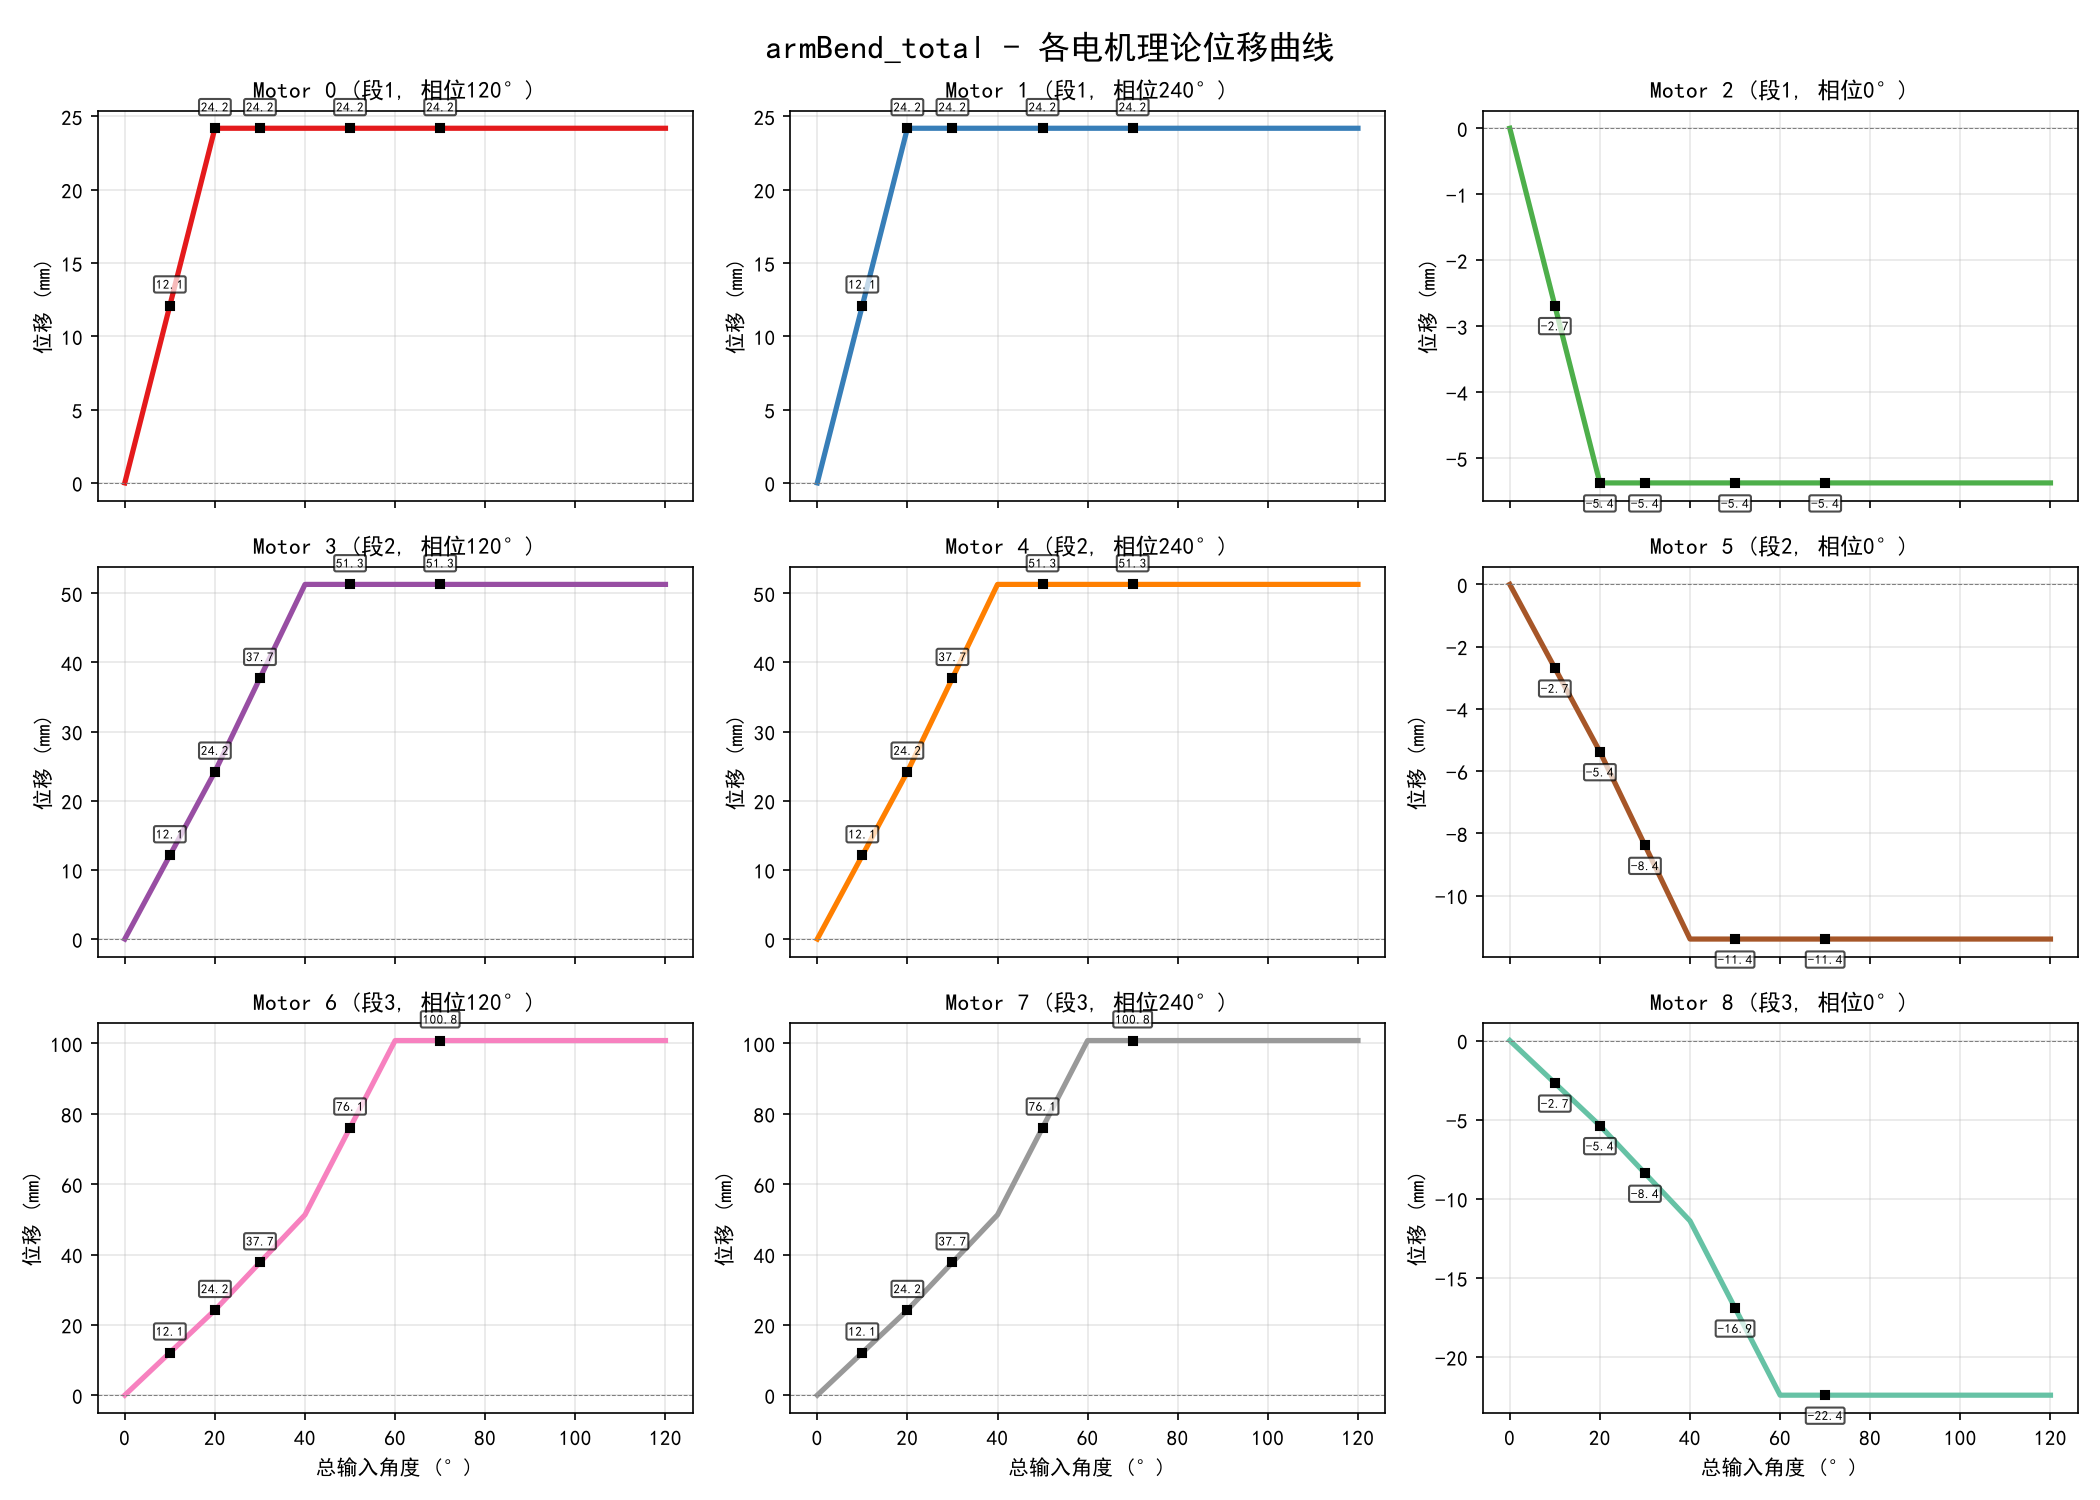

Here is the Python script that generated this plot:
"""
armBend_total(dir, total_angle) 各电机位移曲线
复现最新 C 代码完整逻辑：
  1. 总角度按曲率 9:0:1 分配到三段（段2=0，暂关闭）
  2. 每段独立补偿系数 (段1:a=1.0,b=-0.005, 段2:a=1.63(未用), 段3:a=3.0,b=-0.03)
  3. tendon_limit = SEG_LENGTH[i] / ((1+R_BIAS) * R[i])  每段独立行程
  4. calculate_L 计算 9 根驱动丝位移
"""
import numpy as np
import matplotlib.pyplot as plt

plt.rcParams['font.sans-serif'] = ['SimHei', 'Microsoft YaHei']
plt.rcParams['axes.unicode_minus'] = False

# ========== 机械参数 ==========
R = [70, 75, 80]
pi = np.pi

# 肌腱行程限值（mm）：压缩侧M2/5/8的物理限
SEG_LENGTH = [25.0, 28.0, 51.2]
R_BIAS = 0.8  # 中心杆偏置系数
TENDON_LIMITS_DEG = [SEG_LENGTH[i] / ((1 - 0.07) * R[i]) * 180 / pi for i in range(3)]

# ===== 分段式角度分配参数 =====
# 0~20°: 段1独立, 段2=段3=0
# 20~40°: 段1=22.0°(clamp), 段2独立, 段3=0
# 40~60°: 段1=22.0°(clamp), 段2=23.0°(clamp), 段3独立
# 这样保证20°时M0=M3=M6≈24.2mm, 40°时M3=M6≈51.3mm, 60°时M6≈100.8mm
SEG_INPUT_LIMIT = [20, 20, 20]  # 每段独立输入的触限角度
# 线性补偿系数 A = limit_deg / SEG_INPUT_LIMIT （每段20°输入正好到限位）
A = [TENDON_LIMITS_DEG[i] / SEG_INPUT_LIMIT[i] for i in range(3)]
B = [0.0, 0.0, 0.0]  # 纯线性，精确到达限位点

# (旧RATIO相关变量标记废弃，仅保留供图注显示)
RATIO = [1.0, 0, 0]  # 占位

# ========== 模型函数 ==========

def tendon_compensation(seg, angle_deg):
    """复现 tendonCompensation(seg, val): 每段独立 a/b"""
    cmd = A[seg] * angle_deg + B[seg] * angle_deg ** 2
    #cmd = np.clip(cmd, MIN_RATIO * angle_deg, MAX_RATIO * angle_deg)
    # 安全底线（设计上不应触发）
    cmd = min(cmd, TENDON_LIMITS_DEG[seg])
    return cmd

def calculate_dL(model_theta, phi=0, r_bias=None):
    """复现 kinematic.c calculate_L 完整逻辑
    model_theta: 每段模型输入角度（度）
    phi: 旋转角（度）
    r_bias: 动态中心杆偏置系数，None 则用全局 R_BIAS
    返回 deltaL[9]（mm）
    """
    if r_bias is None:
        r_bias = R_BIAS
    theta_rad = np.deg2rad(model_theta)
    phi_rad = np.deg2rad(phi)
    re = r_bias * np.cos(phi_rad)
    dL = np.zeros(9)
    dL[0] = -(1+re)*R[0]*theta_rad[0]*np.cos(phi_rad + 2*pi/3)
    dL[1] = -(1+re)*R[0]*theta_rad[0]*np.cos(phi_rad + 4*pi/3)
    dL[2] = -(1-re)*R[0]*theta_rad[0]*np.cos(phi_rad)
    dL[3] = dL[0] - (1+re)*R[1]*theta_rad[1]*np.cos(phi_rad + 2*pi/3)
    dL[4] = dL[1] - (1+re)*R[1]*theta_rad[1]*np.cos(phi_rad + 4*pi/3)
    dL[5] = dL[2] - (1-re)*R[1]*theta_rad[1]*np.cos(phi_rad)
    dL[6] = dL[3] - (1+re)*R[2]*theta_rad[2]*np.cos(phi_rad + 2*pi/3)
    dL[7] = dL[4] - (1+re)*R[2]*theta_rad[2]*np.cos(phi_rad + 4*pi/3)
    dL[8] = dL[5] - (1-re)*R[2]*theta_rad[2]*np.cos(phi_rad)
    return dL

calc_dL = calculate_dL  # alias for direct calls


CIRCLE_BOOST = 1.0  # 画圆整体弯曲放大系数


def phi_compensation(phi_deg):
    """画圆合力矩补偿系数（未使用——实际物理中补偿会削弱强方向导致半圆）
    保留函数仅用于分析，画圆循环不再调用
    """
    pass  # 不再使用


def arm_bend_total(total_deg, phi=0):
    """分段式 armBend_total:
    0~20°: 段1独占, 段2=段3=0
    20~40°: 段1=22°(已触限), 段2独占剩余, 段3=0
    40~60°: 段1=22°, 段2=23°, 段3独占剩余
    >>> 保证限位点 M0=24.2@20°, M3=51.3@40°, M6=100.8@60°
    """
    rem = total_deg
    seg_input = [0.0, 0.0, 0.0]
    for i in range(3):
        take = min(rem, SEG_INPUT_LIMIT[i])
        seg_input[i] = take
        rem -= take
        if rem <= 0:
            break

    model_theta = np.zeros(3)
    for i in range(3):
        if seg_input[i] > 0:
            cmd = tendon_compensation(i, seg_input[i])
            model_theta[i] = min(cmd, TENDON_LIMITS_DEG[i])
        else:
            model_theta[i] = 0.0

    dL = calculate_dL(model_theta, phi)
    return seg_input, model_theta, dL

# ========== 计算 ==========
angles = np.arange(0, 121, 1)
phi = 0

# 存储结果
seg_dist = np.zeros((3, len(angles)))  # 分配角度
model_theta_all = np.zeros((3, len(angles)))  # clamp后模型输入
deltaL_all = np.zeros((9, len(angles)))
cmd_all = np.zeros((3, len(angles)))  # clamp前补偿值

for i, t in enumerate(angles):
    seg_d, model, dL = arm_bend_total(t, phi)
    seg_dist[:, i] = seg_d
    model_theta_all[:, i] = model
    deltaL_all[:, i] = dL
    # 重新算clamp前补偿值
    for s in range(3):
        cmd_all[s, i] = tendon_compensation(s, seg_d[s])

# ========== 图1: 弯曲过程总览 (2x2) ==========
fig1, axes1 = plt.subplots(2, 2, figsize=(14, 10))
fig1.suptitle('armBend_total 三段耦合补偿 (曲率9:0:1, 各段独立a/b补偿)', fontsize=15)

# 左上：三段补偿后 model_theta vs 分配角度
ax = axes1[0, 0]
colors_seg = ['#e41a1c', '#377eb8', '#4daf4a']
for s in range(3):
    ax.plot(angles, seg_dist[s], '--', color=colors_seg[s], lw=1.5, alpha=0.6,
            label=f'段{s+1}分配({RATIO[s]:.1%})')
    ax.plot(angles, model_theta_all[s], '-', color=colors_seg[s], lw=2.5,
            label=f'段{s+1}模型输入.clamp{TENDON_LIMITS_DEG[s]}°')
for lim in TENDON_LIMITS_DEG:
    ax.axhline(y=lim, color='gray', ls=':', alpha=0.3)
ax.plot(70, model_theta_all[0][70], 'ko', ms=5)
ax.annotate(f'{model_theta_all[0][70]:.0f}°', (70, model_theta_all[0][70]),
            xytext=(5,5), textcoords='offset points', fontsize=8)
ax.set_xlabel('总输入角度 (°)')
ax.set_ylabel('角度 (°)')
ax.set_title('模型输入分配 (补偿后 clamp)')
ax.legend(fontsize=7)
ax.grid(True, alpha=0.3)

# 右上：补偿系数 vs 三段的 clip 效果
ax = axes1[0, 1]
for s in range(3):
    factor = np.where(angles > 0, cmd_all[s] / np.maximum(seg_dist[s], 0.001), 1.0)
    ax.plot(angles, factor, color=colors_seg[s], lw=2, label=f'段{s+1}补偿系数')
    # 标注 clamp 段
    clip_mask = cmd_all[s] > TENDON_LIMITS_DEG[s]
    if np.any(clip_mask):
        first_clip = np.where(clip_mask)[0][0]
        ax.axvline(x=angles[first_clip], color=colors_seg[s], ls=':', alpha=0.5)
ax.axhline(y=1.0, color='gray', lw=0.8)
ax.set_xlabel('总输入角度 (°)')
ax.set_ylabel('补偿系数')
ax.set_title('补偿系数（虚线=触限点）')
ax.legend(fontsize=7)
ax.grid(True, alpha=0.3)

# 左下：三段的补偿值 vs clamp
ax = axes1[1, 0]
for s in range(3):
    ax.plot(angles, cmd_all[s], '--', color=colors_seg[s], lw=1.5, alpha=0.5,
            label=f'段{s+1}补偿(未限)')
    ax.plot(angles, model_theta_all[s], '-', color=colors_seg[s], lw=2.5,
            label=f'段{s+1}clamp后')
ax.axhline(y=TENDON_LIMITS_DEG[0], color='gray', ls=':', alpha=0.3)
ax.set_xlabel('总输入角度 (°)')
ax.set_ylabel('角度 (°)')
ax.set_title('补偿前后对比')
ax.legend(fontsize=7)
ax.grid(True, alpha=0.3)

# 右下：M0 M2 M5 M8 位移
ax = axes1[1, 1]
for m_idx, m_label, color in [(0, 'M0', 'r'), (2, 'M2', 'b'), (5, 'M5', 'g'), (8, 'M8', 'orange')]:
    ax.plot(angles, deltaL_all[m_idx], color=color, lw=2, label=m_label)
ax.set_xlabel('总输入角度 (°)')
ax.set_ylabel('deltaL (mm)')
ax.set_title('关键电机位移')
ax.legend(fontsize=9)
ax.grid(True, alpha=0.3)

plt.tight_layout()
plt.savefig('armBend_overview.png', dpi=150)

# ========== 图2: 各电机独立位移曲线 (3x3) ==========
fig2, axes2 = plt.subplots(3, 3, figsize=(14, 10), sharex=True)
fig2.suptitle('armBend_total - 各电机理论位移曲线', fontsize=16)

colors9 = ['#e41a1c', '#377eb8', '#4daf4a',
           '#984ea3', '#ff7f00', '#a65628',
           '#f781bf', '#999999', '#66c2a5']
seg_map = [0, 0, 0, 1, 1, 1, 2, 2, 2]
phase_offsets_deg = [120, 240, 0] * 3

for m in range(9):
    ax = axes2[m // 3][m % 3]
    ax.plot(angles, deltaL_all[m], '-', color=colors9[m], lw=2.5)
    ax.axhline(y=0, color='gray', ls='--', lw=0.5)
    ax.set_title(f'Motor {m} (段{seg_map[m]+1}, 相位{phase_offsets_deg[m]}°)', fontsize=11)
    ax.set_ylabel('位移 (mm)')
    ax.grid(True, alpha=0.3)
    for ang in [0, 10, 20, 30, 50, 70]:
        if ang < len(angles):
            val = deltaL_all[m][ang]
            if abs(val) > 0.1:
                ax.plot(ang, val, 's', color='black', markersize=4, zorder=5)
                ax.annotate(f'{val:.1f}', (ang, val),
                           xytext=(0, 8 if val >= 0 else -12),
                           textcoords='offset points',
                           fontsize=6, ha='center', fontweight='bold',
                           bbox=dict(boxstyle='round,pad=0.15', facecolor='white', alpha=0.7))

for ax in axes2[2]:
    ax.set_xlabel('总输入角度 (°)')

plt.tight_layout()
plt.savefig('armRotate_curves.png', dpi=150)

# ========== 图3: 补偿分析 ==========
fig3, axes3 = plt.subplots(2, 2, figsize=(14, 10))
fig3.suptitle('弯曲补偿分析 (各段独立a/b, R_BIAS=0.8)', fontsize=14)

ax = axes3[0, 0]
target = np.arange(0, 121, 1)
total_model = np.zeros(len(target))
for i, t in enumerate(target):
    _, model, _ = arm_bend_total(t, 0)
    total_model[i] = np.sum(model)
ax.plot(target, target, 'k--', lw=1, label='1:1 理想')
ax.plot(target, total_model, 'b-', lw=2.5, label='三段 model_theta 合计')
for t_mark in [20, 40, 60, 80, 100, 120]:
    if t_mark < len(target):
        ax.plot(t_mark, total_model[t_mark], 'bo', ms=5)
        ax.annotate(f'{total_model[t_mark]:.0f}°', (t_mark, total_model[t_mark]),
                   fontsize=7, xytext=(3, -10), textcoords='offset points')
ax.set_xlabel('总输入角度 (°)')
ax.set_ylabel('总 model_theta (°)')
ax.grid(True, alpha=0.3)
ax.legend(fontsize=9)
ax.set_title('三段 model_theta 合计 vs 总输入')

ax = axes3[0, 1]
for s in range(3):
    vals = [model_theta_all[s][i] for i in range(0, len(angles), 5)]
    ax.plot(np.arange(0, len(angles), 5), vals, 'o-', color=colors_seg[s], lw=1.5, label=f'段{s+1}')
ax.set_xlabel('总输入角度 (°)')
ax.set_ylabel('model_theta (°)')
ax.legend(fontsize=9)
ax.grid(True, alpha=0.3)
ax.set_title('三段 model_theta')

ax = axes3[1, 0]
for m in range(9):
    vals = [deltaL_all[m][i] for i in range(0, len(angles), 5)]
    ax.plot(np.arange(0, len(angles), 5), vals, color=colors9[m], lw=1.5, label=f'M{m}')
ax.set_xlabel('总输入角度 (°)')
ax.set_ylabel('deltaL (mm)')
ax.legend(fontsize=7, ncol=3)
ax.grid(True, alpha=0.3)
ax.set_title('各电机 deltaL')

ax = axes3[1, 1]
ax.axis('off')
info = [
    "当前补偿参数 (CR_init):",
    "",
    "tendonCompensation (各段独立):",
    "  段1: a=1.0,  b=-0.005",
    "  段2: a=1.63, b=-0.005",
    "  段3: a=3.0,  b=-0.03",
    "  clamp [0.3, 5.0]",
    "",
    "中心杆偏置:",
    "  R_eff = (1 ± R_BIAS*cos(phi)) * R[i]",
    "  R_BIAS = 0.8",
    "",
    "model_theta 肌腱限 (r_bias):",
    "  段1 ≤ 18.2° (R=70, (1+0.8)×R)",
    "  段2 ≤ 17.0° (R=75, (1+0.8)×R)",
    "  段3 ≤ 15.9° (R=80, (1+0.8)×R)",
    "",
    "曲线分布 (9:0:1):",
    "  θ1 : θ2 : θ3 = 9 : 0 : 1",
]
for i, line in enumerate(info):
    ax.text(0.02, 0.98 - i*0.038, line, transform=ax.transAxes,
            fontsize=9, verticalalignment='top')

plt.tight_layout()
plt.savefig('armBend_compensation_analysis.png', dpi=150)

print("图片已生成:")
print("  armBend_overview.png")
print("  armRotate_curves.png")
print("  armBend_compensation_analysis.png")

# =================================================================
# ========== 图4: action_group_demo 动作组时序曲线 ==========
# =================================================================
# armRotate(30,30): 先弯曲再绕12步旋转，每步theta不变(10,15,30)度
# armBend(1,'u',30): model_theta[0]=tendonComp(1,30)，phi=0
# auto_straight: model_theta=[0,0,0], phi=0
# armBend(1,'d',30): model_theta=[tendonComp(1,30), 0, 0], phi=π
# auto_straight
# armBend(1,'l',30): model_theta=[tendonComp(1,30), 0, 0], phi=3π/2
# auto_straight
# armBend(1,'r',30): model_theta=[tendonComp(1,30), 0, 0], phi=π/2
# auto_straight

# 构建动作序列
seq_theta = []   # list of [θ0, θ1, θ2] (度)
seq_phi = []     # list of φ (度)
seq_dL = []      # list of deltaL[9]
seq_label = []   # phase label

# --- Phase 1: armRotate 初始弯曲 (用 arm_bend_total 补偿后的 model_theta) ---
THETA_ROT_TOTAL = 10.0  # armRotate 的总弯曲角
_, model_th_rot, _ = arm_bend_total(THETA_ROT_TOTAL, phi=0)
rot_theta = [float(model_th_rot[0]), float(model_th_rot[1]), float(model_th_rot[2])]
seq_theta.append(rot_theta)
seq_phi.append(0.0)
seq_label.append("RotInit")

# --- Phase 1b: 7200步旋转 (0.05°步长, model_theta固定) ---
STEP = 0.05
for p in np.arange(STEP, 360.0 + STEP * 0.5, STEP):
    seq_theta.append(rot_theta)
    seq_phi.append(float(round(p, 2)))
    seq_label.append("Rotate")
rot_count = len(seq_label) - 1  # 减1扣除RotInit那步

# --- Phase 2: armBend(1,'u',30) 使用tendonCompensation ---
# 注意：armBend(1,...)只改model_theta[0]，段2/段3保留旋转结束时的值
t_cmd = tendon_compensation(0, 10)  # ~22°
seq_theta.append([t_cmd, rot_theta[1], rot_theta[2]])
seq_phi.append(0.0)
seq_label.append("BendUp")

# --- Phase 3: auto_straight ---
seq_theta.append([0.0, 0.0, 0.0])
seq_phi.append(0.0)
seq_label.append("Zero")

# --- Phase 4: armBend(1,'d',30) ---
# 归零后段2/段3=0，段1单独弯曲
seq_theta.append([t_cmd, 0.0, 0.0])
seq_phi.append(180.0)
seq_label.append("BendDown")

# --- Phase 5: auto_straight ---
seq_theta.append([0.0, 0.0, 0.0])
seq_phi.append(0.0)
seq_label.append("Zero")

# --- Phase 6: armBend(1,'l',30) ---
seq_theta.append([t_cmd, 0.0, 0.0])
seq_phi.append(270.0)
seq_label.append("BendLeft")

# --- Phase 7: auto_straight ---
seq_theta.append([0.0, 0.0, 0.0])
seq_phi.append(0.0)
seq_label.append("Zero")

# --- Phase 8: armBend(1,'r',30) ---
seq_theta.append([t_cmd, 0.0, 0.0])
seq_phi.append(90.0)
seq_label.append("BendRight")

# --- Phase 9: auto_straight ---
seq_theta.append([0.0, 0.0, 0.0])
seq_phi.append(0.0)
seq_label.append("Zero")

# 计算每个时间点的 deltaL（含画圆补偿）
for i in range(len(seq_theta)):
    if seq_label[i] in ('RotInit', 'Rotate'):
        # armRotate 画圆补偿：三项叠加（与 CR.c 和 fig6 一致）
        phi_val = seq_phi[i]
        d135 = min(abs(phi_val - 135), abs(phi_val - 135 + 360), abs(phi_val - 135 - 360))
        d225 = min(abs(phi_val - 225), abs(phi_val - 225 + 360), abs(phi_val - 225 - 360))
        dmin = min(d135, d225)
        d180 = abs(phi_val - 180)
        phi_rad = np.deg2rad(phi_val)
        # cos²平坦滚降: d<55→1.0, d>100→0.0
        g_dual = np.exp(-d135 * d135 / (35 * 35)) + np.exp(-d225 * d225 / (35 * 35))
        boost = 3.00 * g_dual
        asym = 0.60 * g_dual
        b_val = np.exp(-dmin * dmin / (35 * 35))
        r_bias_dyn = 0.8 - 0.5 * b_val
        mid_band = 0.5 * (np.tanh((phi_val - 120) / 10) - np.tanh((phi_val - 240) / 10))
        th0_comp = seq_theta[i][0] * (1.0 + boost * (1.0 - 0.75 * mid_band))
        th_add = th0_comp * (0.20 * mid_band)
        th0_new = th0_comp - th_add
        th1_new = seq_theta[i][1] * (1.0 + boost + asym * 0.75) + th_add * 0.75
        th2_new = seq_theta[i][2] * (1.0 + boost + asym * 0.25) + th_add * 0.25
        dL = calc_dL(np.array([th0_new, th1_new, th2_new]), seq_phi[i], r_bias=r_bias_dyn)
    else:
        dL = calc_dL(seq_theta[i], seq_phi[i])
    seq_dL.append(dL)

N = len(seq_theta)  # 1 + 7200 + 1 + 1 + 1 + 1 + 1 + 1 + 1 = 7208 步

fig4, axes4 = plt.subplots(3, 3, figsize=(16, 10), sharex=True)
fig4.suptitle(r'action\_group\_demo: 各电机位移时序曲线 (armRotate30 → U→0→D→0→L→0→R→0)', fontsize=15)

phase_colors = {
    'RotInit': '#e41a1c',
    'Rotate': '#377eb8',
    'BendUp': '#4daf4a',
    'BendDown': '#984ea3',
    'BendLeft': '#ff7f00',
    'BendRight': '#a65628',
    'Zero': '#999999',
}

# 阶段边界（非连续跳变用竖线标出）
transitions = []
prev_label = seq_label[0]
for i in range(1, N):
    if seq_label[i] != prev_label:
        transitions.append(i - 0.5)
        prev_label = seq_label[i]

for m in range(9):
    ax = axes4[m // 3][m % 3]
    vals = [l[m] for l in seq_dL]

    # 按阶段着色绘制（大数据量，不用散点标记）
    start = 0
    curr_label = seq_label[0]
    for i in range(1, N):
        if seq_label[i] != curr_label:
            color = phase_colors.get(curr_label, '#333')
            ax.plot(range(start, i+1), vals[start:i+1],
                    color=color, lw=1.0)
            start = i
            curr_label = seq_label[i]
    # 最后一段
    color = phase_colors.get(curr_label, '#333')
    ax.plot(range(start, N), vals[start:N],
            color=color, lw=1.0)

    ax.axhline(y=0, color='gray', ls='--', lw=0.5)
    ax.set_title(f'Motor {m}', fontsize=11)
    ax.set_ylabel('位移 (mm)')
    ax.grid(True, alpha=0.3)

    # 阶段分界线
    for t in transitions:
        ax.axvline(x=t, color='gray', ls=':', alpha=0.4)

# 图例（放在最右下角子图旁边）
handles = [plt.Line2D([0], [0], color=c, lw=2, label=l)
           for l, c in phase_colors.items()]
axes4[2, 2].legend(handles=handles, loc='lower right', fontsize=8,
                    title='Phase', title_fontsize=9)

for ax in axes4[2]:
    ax.set_xlabel('时序步')
# 用自定义标签标注 X 轴阶段名（对大数据量精简标注）
tick_positions = [0]
tick_labels = ['Init']
# Rotate 阶段标每90°
rot_start_idx = 1
rot_step_90 = int(90.0 / STEP)
for k in range(1, 5):
    tick_positions.append(rot_start_idx + k * rot_step_90 - 1)
    tick_labels.append(f'{k*90}°')
# 后续各个非 Rotate 阶段
i = rot_start_idx + rot_count
while i < N:
    lbl = seq_label[i]
    j = i
    while j < N and seq_label[j] == lbl:
        j += 1
    mid = (i + j - 1) / 2.0
    short = lbl.replace('RotInit', 'Init')
    tick_positions.append(mid)
    tick_labels.append(short)
    i = j

axes4[2, 2].set_xticks(tick_positions)
axes4[2, 2].set_xticklabels(tick_labels, fontsize=7, rotation=45)

plt.tight_layout()
plt.savefig('armBend_action_group.png', dpi=150)

# ========== 图5: action_group 状态总览 (theta, phi, deltaL各阶段均值和极值) ==========
fig5, axes5 = plt.subplots(3, 3, figsize=(16, 10))
fig5.suptitle(r'action\_group\_demo: 各动作段电机位移分布 (箱线图)', fontsize=15)

# 按阶段名分组
from collections import defaultdict
phases_order = [
    ('RotInit', 'RotInit'),
    ('Rotate', 'Rotate(12步)'),
    ('BendUp', 'BendUp'),
    ('Zero', 'Zero(1)'),
    ('BendDown', 'BendDown'),
    ('Zero', 'Zero(2)'),
    ('BendLeft', 'BendLeft'),
    ('Zero', 'Zero(3)'),
    ('BendRight', 'BendRight'),
    ('Zero', 'Zero(4)'),
]

phase_groups = defaultdict(list)
label_display = {}
for i, lbl in enumerate(seq_label):
    phase_groups[lbl].append(seq_dL[i])

# 阶段展示名
phase_display = {
    'RotInit': 'Init\n(R1)',
    'Rotate': f'Rotate\n({rot_count}步)',
    'BendUp': 'Up',
    'BendDown': 'Down',
    'BendLeft': 'Left',
    'BendRight': 'Right',
    'Zero': 'Zero',
}

phase_order = ['RotInit', 'Rotate', 'BendUp', 'BendDown', 'BendLeft', 'BendRight', 'Zero']
phase_keys = [p for p in phase_order if p in phase_groups]
phase_labels = [phase_display[p] for p in phase_keys]

for m in range(9):
    ax = axes5[m // 3][m % 3]
    data = [np.array([d[m] for d in phase_groups[p]]) for p in phase_keys]
    bp = ax.boxplot(data, patch_artist=True, widths=0.5)
    ax.set_xticklabels(phase_labels, fontsize=8)
    # 着色
    for patch, p in zip(bp['boxes'], phase_keys):
        patch.set_facecolor(phase_colors.get(p, '#ccc'))
        patch.set_alpha(0.6)
    ax.axhline(y=0, color='gray', ls='--', lw=0.5)
    ax.set_title(f'Motor {m}', fontsize=11)
    ax.set_ylabel('位移 (mm)')
    ax.grid(True, alpha=0.3)
    ax.tick_params(axis='x', labelsize=8)

plt.tight_layout()
plt.savefig('armBend_action_box.png', dpi=150)

print("  armBend_action_group.png")
print("  armBend_action_box.png")

# =================================================================
# ========== 图6: 末端画圆仿真 (固定theta + phi连续旋转) ==========
# =================================================================
# 实现思路：
# 1. 先通过 armBend_total(total_deg) 确定三段弯曲角度 model_theta（含肌腱补偿）
# 2. 保持 model_theta 不变，phi 从 0 步进到 360°
# 3. 正向运动学计算末端轨迹
# =================================================================

def forward_kinematics(model_theta_deg, phi_deg, L_seg=SEG_LENGTH):
    """
    三段连续体正向运动学，计算末端位置
    model_theta_deg: [θ1, θ2, θ3] (度)
    phi_deg: 旋转角 (度)
    L_seg: 每段长度 [mm] (三个元素)
    返回 (x, y, z) [mm]
    """
    phi = np.deg2rad(phi_deg)

    # 从基座开始，z 沿臂体轴线
    pos = np.array([0.0, 0.0, 0.0])

    # 局部坐标系（3x3 旋转矩阵），初始为单位阵
    R_mat = np.eye(3)

    for i in range(3):
        theta_deg = model_theta_deg[i]
        if abs(theta_deg) < 1e-8:
            # 直段：沿当前 z 方向平移 L
            pos += L_seg[i] * R_mat[:, 2]
            # 旋转矩阵不变（方向不变）
            continue

        theta = np.deg2rad(theta_deg)
        r = L_seg[i] / theta  # 弯曲半径

        # 弯曲平面由 φ 定义
        # 在弯曲平面内，弧的几何：
        #   沿当前 z 方向：r * sin(theta)
        #   在弯曲方向 (perpendicular to z in bending plane)：r * (1 - cos(theta))
        # 弯曲方向单位向量 = cos(phi) * x_axis + sin(phi) * y_axis
        bend_dir = np.cos(phi) * R_mat[:, 0] + np.sin(phi) * R_mat[:, 1]

        # 位移
        pos += r * (1 - np.cos(theta)) * bend_dir
        pos += r * np.sin(theta) * R_mat[:, 2]

        # 旋转矩阵更新：绕 bend_axis (垂直于弯曲平面的轴) 旋转 theta
        # bend_axis = x_axis × bend_dir = -sin(phi)*x + cos(phi)*y
        bend_axis = -np.sin(phi) * R_mat[:, 0] + np.cos(phi) * R_mat[:, 1]
        # 罗德里格斯公式
        K = np.array([
            [0, -bend_axis[2], bend_axis[1]],
            [bend_axis[2], 0, -bend_axis[0]],
            [-bend_axis[1], bend_axis[0], 0]
        ])
        R_rot = np.eye(3) + np.sin(theta) * K + (1 - np.cos(theta)) * (K @ K)
        R_mat = R_rot @ R_mat

    return pos[0], pos[1], pos[2]


# 仿真固定弯曲角度画圆
print()
print("=" * 60)
print("末端画圆 仿真")
print("=" * 60)

# 选择总弯曲角度（多种角度对比）
circle_angles = [10, 20, 30]
circle_phi_step = 10  # 度
circle_phi_range = np.arange(0, 360.001, circle_phi_step)

fig6 = plt.figure(figsize=(16, 10))
ax_xy = fig6.add_subplot(2, 3, 1)
ax_xz = fig6.add_subplot(2, 3, 2)
ax_3d = fig6.add_subplot(2, 3, 3, projection='3d')
ax_m1 = fig6.add_subplot(2, 3, 4)
ax_m2 = fig6.add_subplot(2, 3, 5)
ax_m3 = fig6.add_subplot(2, 3, 6)

axes6 = np.array([[ax_xy,  ax_xz,  ax_3d],
                  [ax_m1,  ax_m2,  ax_m3]])

fig6.suptitle(r'末端画圆仿真: 固定弯曲角 + $\phi$ 连续旋转 (0→360°)', fontsize=15)

# 色系
circle_colors = ['#e41a1c', '#377eb8', '#4daf4a', '#ff7f00']

# 存储各角度下位移的极值
motor_peak = {m: [] for m in range(9)}

for a_idx, total_deg in enumerate(circle_angles):
    # 1) 获取补偿后的 model_theta (phi=0)
    _, model_th, dL_init = arm_bend_total(total_deg, phi=0)
    print(f'\n总角度={total_deg}°: model_theta=[{model_th[0]:.2f}, {model_th[1]:.2f}, {model_th[2]:.2f}]°')

    tip_xs, tip_ys, tip_zs = [], [], []
    motor_traces = [[] for _ in range(9)]

    for phi_val in circle_phi_range:
        # 2) 画圆增强补偿：三项叠加（与 CR.c armRotate 同步）
        #    非对称项 cos(phi): +12%@0°, -12%@180° 补偿两电机协同摩擦
        #    高斯项: 250%@135°/225°, sigma=40
        #    动态 r_bias: 0.8→0.0 @ 135°/225°, 释放M0/M3/M6拉力
        d135 = min(abs(phi_val - 135), abs(phi_val - 135 + 360), abs(phi_val - 135 - 360))
        d225 = min(abs(phi_val - 225), abs(phi_val - 225 + 360), abs(phi_val - 225 - 360))
        dmin = min(d135, d225)
        d180 = abs(phi_val - 180)
        phi_rad = np.deg2rad(phi_val)
        # tanh平坦滚降(100°~260°), 与 CR.c 同步
        g_dual = np.exp(-d135 * d135 / (35 * 35)) + np.exp(-d225 * d225 / (35 * 35))
        boost = 2.00 * g_dual
        asym = 0.35 * g_dual  # 仅用于段2/段3
        b = np.exp(-dmin * dmin / (40 * 40))
        seg_shift = 0.50 * np.exp(-d180 * d180 / (25 * 25))
        r_bias_dyn = 0.8 - 0.8 * b
        th0_comp = model_th[0] * (1.0 + boost)
        th_add = th0_comp * seg_shift
        th_c = np.array([
            th0_comp - th_add,
            model_th[1] * (1.0 + boost + asym * 0.75) + th_add * 0.75,
            model_th[2] * (1.0 + boost + asym * 0.25) + th_add * 0.25,
        ])
        dL = calculate_dL(th_c, phi_val, r_bias=r_bias_dyn)
        for m in range(9):
            motor_traces[m].append(dL[m])
        # 3) 正向运动学
        x, y, z = forward_kinematics(th_c, phi_val)
        tip_xs.append(x)
        tip_ys.append(y)
        tip_zs.append(z)

    # 画 XY 轨迹 (ax 0,0)
    ax = axes6[0, 0]
    ax.plot(tip_xs, tip_ys, '-', color=circle_colors[a_idx], lw=1.5,
            label=f'{total_deg}°')
    # 标注起点
    ax.plot(tip_xs[0], tip_ys[0], 'o', color=circle_colors[a_idx], ms=5)
    ax.text(tip_xs[0]+2, tip_ys[0], f'{total_deg}°',
            color=circle_colors[a_idx], fontsize=9)

    # 画 XZ 轨迹 (ax 0,1)
    ax = axes6[0, 1]
    ax.plot(tip_xs, tip_zs, '-', color=circle_colors[a_idx], lw=1.5,
            label=f'{total_deg}°')

    # 画 3D 轨迹 (ax 0,2)
    ax = axes6[0, 2]
    ax.plot(tip_xs, tip_ys, tip_zs, '-', color=circle_colors[a_idx], lw=1.5,
            label=f'{total_deg}°')

    # 画 3 个关键电机的位移时序
    for mi, mx in [(3, 1), (4, 1), (5, 1)]:  # M3/M4/M5 in ax[1,1]
        pass  # 放后面

    # 记录极值
    for m in range(9):
        vals = motor_traces[m]
        motor_peak[m].append((total_deg, min(vals), max(vals)))

# XY 平面
axes6[0, 0].set_xlabel('X (mm)')
axes6[0, 0].set_ylabel('Y (mm)')
axes6[0, 0].set_title('末端 XY 轨迹')
axes6[0, 0].grid(True, alpha=0.3)
axes6[0, 0].axis('equal')
axes6[0, 0].legend(fontsize=8)

# XZ 平面
axes6[0, 1].set_xlabel('X (mm)')
axes6[0, 1].set_ylabel('Z (mm)')
axes6[0, 1].set_title('末端 XZ 轨迹')
axes6[0, 1].grid(True, alpha=0.3)
axes6[0, 1].axis('equal')
axes6[0, 1].legend(fontsize=8)

# 3D
axes6[0, 2].set_xlabel('X (mm)')
axes6[0, 2].set_ylabel('Y (mm)')
axes6[0, 2].set_zlabel('Z (mm)')
axes6[0, 2].set_title('末端 3D 轨迹')
axes6[0, 2].legend(fontsize=8)

# 下排：电机位移 vs phi (选 M0,M3,M6 段1; M3,M4,M5 段2; M6,M7,M8 段3)
motor_groups = [
    (([0, 3, 6], '段1耦合电机 (M0 M3 M6)'), axes6[1, 0]),
    (([3, 4, 5], '段2电机 (M3 M4 M5)'), axes6[1, 1]),
    (([6, 7, 8], '段3电机 (M6 M7 M8)'), axes6[1, 2]),
]

for (motors_to_plot, title), ax in motor_groups:
    # 用总角度=10°显示（补偿后），带画圆增强补偿
    _, th_10, _ = arm_bend_total(10, 0)
    for m in motors_to_plot:
        trace = []
        for phi_val in circle_phi_range:
            d135 = min(abs(phi_val - 135), abs(phi_val - 135 + 360), abs(phi_val - 135 - 360))
            d225 = min(abs(phi_val - 225), abs(phi_val - 225 + 360), abs(phi_val - 225 - 360))
            dmin = min(d135, d225)
            d180 = abs(phi_val - 180)
            g = 0.5 * (np.tanh((phi_val - 100) / 8) - np.tanh((phi_val - 260) / 8))
            boost = 1.80 * g
            asym = 0.40 * g  # 仅用于段2/段3
            b1 = 1.0 * np.exp(-dmin * dmin / (40 * 40))
            b2 = 1.0 * np.exp(-d180 * d180 / (30 * 30))
            b = min(b1 + b2, 1.0)
            seg_shift = 0.50 * g
            r_bias_dyn = 0.8 - 0.8 * b
            th0_comp = th_10[0] * (1.0 + boost)
            th_add = th0_comp * seg_shift
            th_c = np.array([
                th0_comp - th_add,
                th_10[1] * (1.0 + boost + asym * 0.75) + th_add * 0.75,
                th_10[2] * (1.0 + boost + asym * 0.25) + th_add * 0.25,
            ])
            dL = calculate_dL(th_c, phi_val, r_bias=r_bias_dyn)
            trace.append(dL[m])
        ax.plot(circle_phi_range, trace, lw=1.5, label=f'M{m}')
    ax.set_xlabel('旋转角 φ (°)')
    ax.set_ylabel('位移 (mm)')
    ax.set_title(title)
    ax.grid(True, alpha=0.3)
    ax.legend(fontsize=8)

plt.tight_layout()
plt.savefig('armBend_tip_circle.png', dpi=150)

print()
print(f'画圆电机位移极值: (总角度: min ~ max mm)')
for m in range(9):
    parts = [f'{d}°: {mi:.1f}~{ma:.1f}' for d, mi, ma in motor_peak[m]]
    print(f'  M{m}:  {" | ".join(parts)}')

print()
print("  armBend_tip_circle.png")
print("仿真结论:")
print("  - 固定 θ 时, phi 旋转产生椭圆轨迹 (非标准圆,因三段不等长不等角)")
print("  - 角度越小, 轨迹越接近圆; 角度越大, Z 向漂移越明显")
print("  - 若需标准圆形, 需在前向运动学中预补偿 phi")
